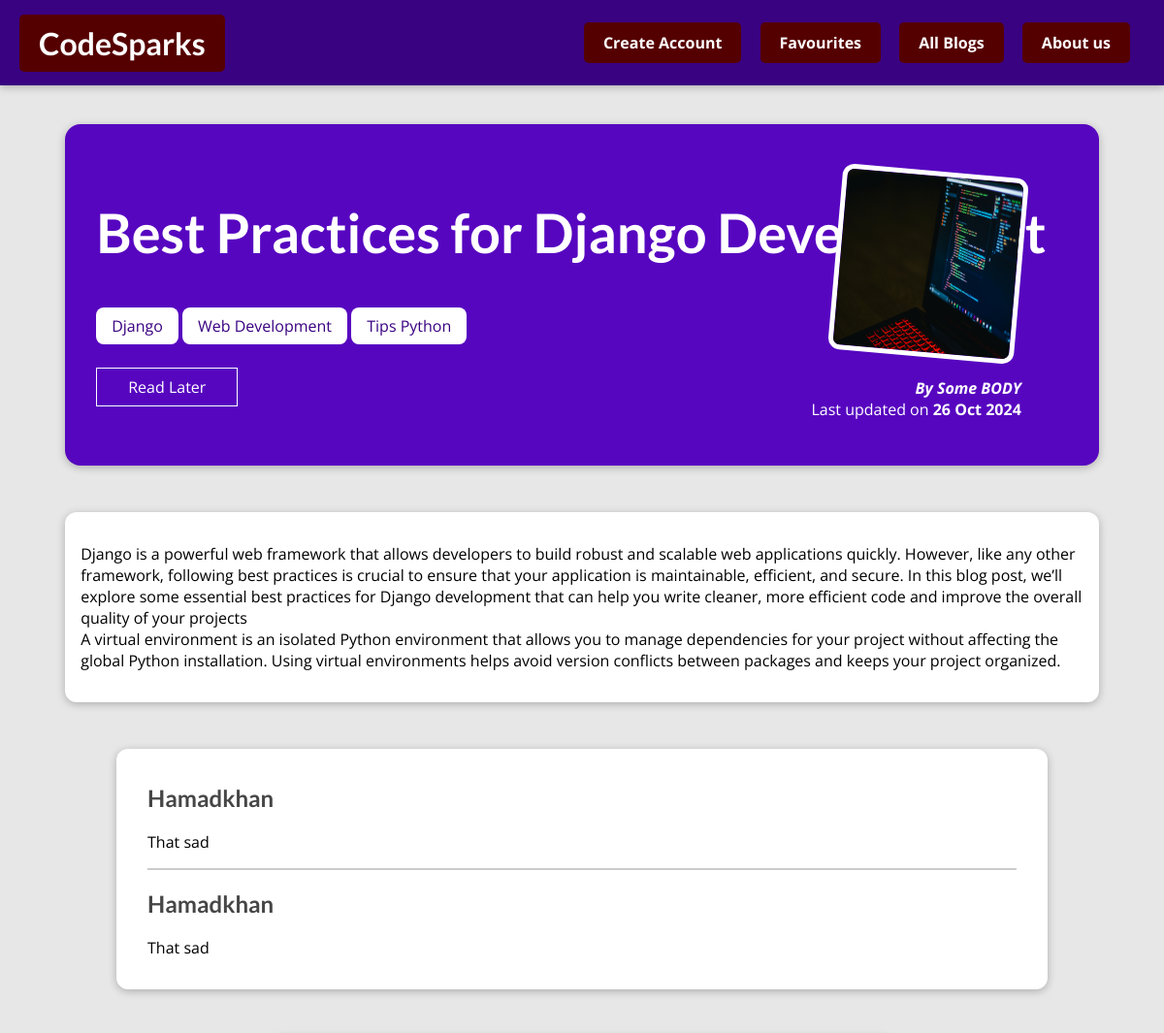
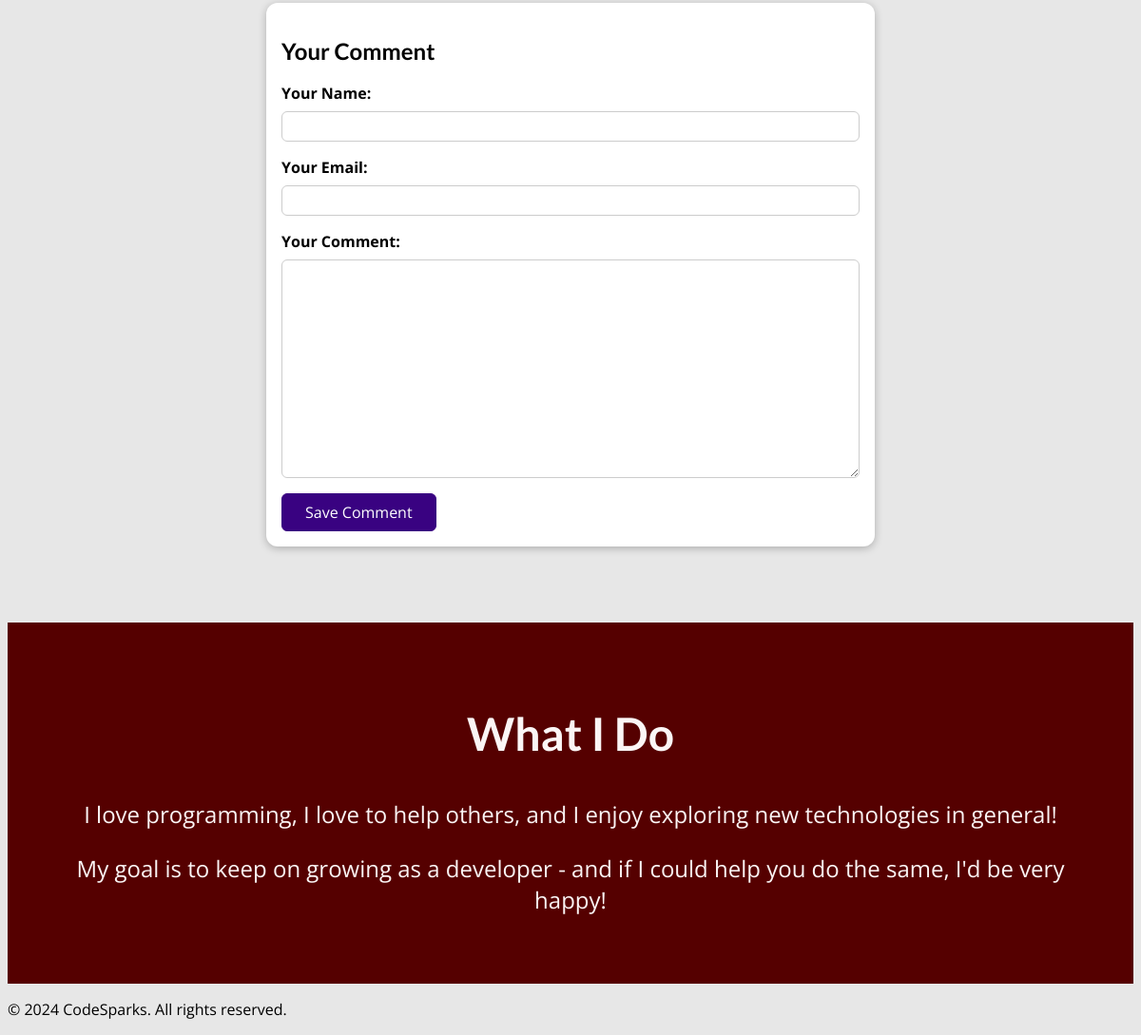
/all-posts/best-practices-for-django-development/, run on the app's committed database (2 pictures, top to bottom).
### blogs/models.py (models this page shows, shortened)
class SparksModel(models.Model):
    title = models.CharField(max_length=200)
    sub_title = models.CharField(max_length=300)
    rating = models.IntegerField(validators=(MinValueValidator(1),MaxValueValidator(10)))
    author = models.ForeignKey(Author, on_delete=models.SET_NULL, null=True, related_name="posts")
    date = models.DateField(null=True,auto_now=True)
    image = models.ImageField(upload_to="images/")
    content = models.TextField(max_length=2000)
    tags = models.ManyToManyField(Tags)
    slug = models.SlugField(unique=True, db_index=True)

class Tags(models.Model):
    tags = models.CharField(max_length=200)
    def __str__(self):
        return self.tags

class Author(models.Model):
    first_name = models.CharField(max_length=50)
    last_name = models.CharField(max_length=50)
    email_address = models.EmailField(max_length=50)
    author_bio = models.TextField(max_length=300)
    def full_name(self):
        return f"{self.first_name} {self.last_name}"
    def __str__(self):
        return f"{self.full_name()}"

class Comment(models.Model):
    username = models.CharField(max_length=50)
    email = models.EmailField()
    text = models.TextField(max_length=300)
    post = models.ForeignKey(SparksModel,on_delete=models.CASCADE, related_name="comments")

### blogs/views.py (the view, shortened to what this page needs)
# urls.py: path('all-posts/<slug:slug>/', views.PostDetails.as_view(), name='post-details'),
class PostDetails(View):
    def is_stored_post(self, request, post_id):
        stored_posts = request.session.get("stored_posts")
        if stored_posts is not None:
          is_saved_for_later = post_id in stored_posts
        else:
          is_saved_for_later = False
        return is_saved_for_later
    def get(self, request, slug):
        post = SparksModel.objects.get(slug=slug)
        context = {
            "post": post,
            "tags": post.tags.all(),
            "comment_form": CommentForm(),
            "comments": post.comments.all().order_by("-id"),
            "saved_for_later": self.is_stored_post(request, post.id)
        }
        return render(request, "blogs/post-details.html", context)

### blogs/form.py
class CommentForm(forms.ModelForm):
    class Meta:
        model = Comment
        exclude =["post"]
        labels = {
        'username' : 'Your Name',
        'email' : 'Your Email',
        'text' : 'Your Comment'
        }

### blogs/templates/blogs/post-details.html (shortened to what this page needs)
{% extends "base.html" %}
{% load static %}
{% block css_files %}
  <link rel="stylesheet" href="{% static "styles.css" %}" />
  <link rel="stylesheet" href="{% static "blogs/post-details.css" %}" />
{% endblock %}
{% block content %}
<section id="summary">
  <h2>{{ post.title }}</h2>
  <div>
    {% for tag in tags %}
      <span class="tag">{{ tag }}</span>
    {% endfor %}
  </div>
  <div id="read-later">
    <form action="{% url 'read-later' %}" method="POST">
        <button>
        {% if saved_for_later %}
          Remove from "Read Later" List
        {% else %}
          Read Later
        {% endif %}
      </button>
    </form>
  </div>
  <article>
    <img src="{{ post.image.url }}" alt="{{ post.title }}">
    <address>By <a href="mailto:{{ post.author.email_address }}">{{ post.author }}</a></address>
    <div>Last updated on <time>{{ post.date|date:"d M Y" }}</time></div>
  </article>
</section>
<main>
  <p>{{ post.content |linebreaks}}</p>
</main>
<section id="comments">
  <ul>
    {% for comment in comments %}
      <li>
        <h2>{{ comment.username }}</h2>
        <p>{{ comment.text|linebreaks }}</p>
      </li>
    {% endfor %}
  </ul>
</section>
  <section id="comment-form">
    <h2>Your Comment</h2>
  <form action="{% url "post-details" post.slug %}" method="POST">
    {% for form_field in comment_form  %}
      <div class="form-control" {%if form_field%}invalid{%endif%}>
        {{ form_field.label_tag }}
        {{ form_field }}
      </div>
    {% endfor %}
    <button type="submit">Save Comment</button>
  </form>
</section>
{% endblock %}

### templates/base.html (shortened to what this page needs)
<!DOCTYPE html>
<html>
    <head>
        <link rel="stylesheet" href="">
    </head>
    {% block css_files %}{% endblock %}
</head>
  <header id="main-navigation">
    <h1><a href="{% url 'main' %}">CodeSparks</a></h1>
    <nav>
      <a href="{% url 'create-profile' %}">Create Account</a>
      <a href="{% url 'read-later' %}">Favourites</a>
      <a href="{% url 'all-posts' %}">All Blogs</a>
      <a href="{% url 'about-us'%}">About us</a>
    </nav>
</header>
    <body>
        {% block content %}
        {% endblock %}
    </body>
    <section id="about">
        <h2>What I Do</h2>
        <p>I love programming, I love to help others, and I enjoy exploring new technologies in general!</p>
        <p>My goal is to keep on growing as a developer - and if I could help you do the same, I'd be very happy!</p>
      </section>
    <footer>
        <p>&copy; 2024 CodeSparks. All rights reserved.</p>
    </footer>
</html>

### static/styles.css (style rules this page uses)
* { box-sizing: border-box; }
html { font-family: 'Open Sans', 'Lato', sans-serif; }
body { margin: 1; }
h1, h2, h3 { font-family: 'Lato', sans-serif; font-weight: bold; }
#main-navigation { height: 5.5rem; display: flex; justify-content: space-between; align-items: center; padding: 0 10%; top: 0; left: 0; position: fixed; width: 100%; z-index: 1000; padding: 10px 20px; background-color: #390281; box-shadow: 0 2px 8px rgba(0, 0, 0, 0.25); transition: background-color 0.3s; }
#main-navigation a { text-decoration: none; color: white; font-weight: bold; padding: 10px 20px; margin-right: 15px; background-color: #550000; border-radius: 5px; transition: background-color 0.3s ease, color 0.3s ease; display: inline-block; }
body { background-color: #b4b4b4; margin-top: 42px; }
#about { text-align: center; padding: 3rem; background-color: #550000; margin-top: 5rem; }
#about h2 { font-size: 3rem; color: #fbf5f5; }
#about p { font-size: 1.5rem; color: #fbf5f5; }

### blogs/static/blogs/post-details.css (style rules this page uses)
body { background-color: #e7e7e7; }
#main-navigation { background-color: #390281; box-shadow: 0 2px 8px rgba(0, 0, 0, 0.25); }
#summary { margin: 8rem auto 3rem auto; padding: 2rem; width: 90%; max-width: 90rem; border-radius: 16px; background-color: #5706c0; position: relative; box-shadow: 0 2px 8px rgba(0, 0, 0, 0.25); height: 22rem; }
#summary h2 { color: white; font-size: 3.5rem; margin-bottom: 3.25rem; overflow: hidden ; text-overflow: ellipsis; white-space: nowrap; width: 100%; display: block; }
#summary article { position: absolute; top: 2rem; right: 3rem; padding: 1rem 2rem; border-radius: 12px; text-align: right; color: white; }
#summary article img { width: 12rem; height: 12rem; border-radius: 12px; transform: rotateZ(5deg); border: 5px solid white; margin-bottom: 1rem; }
#summary address { font-weight: bold; }
#summary a { color: white; text-decoration: none; }
#summary time { font-weight: bold; }
#read-later { margin: 2rem 0; }
#read-later button { background-color: transparent; border: 1px solid white; padding: 0.5rem 2rem; font: inherit; color: white; cursor: pointer; }
main { width: 90%; max-width: 90rem; margin: 3rem auto; background-color: white; padding: 1rem; border-radius: 12px; box-shadow: 0 2px 8px rgba(0, 0, 0, 0.25); }
.tag { background-color: white; color: #390281; padding: 0.5rem 1rem; border-radius: 8px; }
#comment-form { margin: 3rem auto; width: 90%; max-width: 40rem; border-radius: 12px; background-color: white; box-shadow: 0 2px 8px rgba(0, 0, 0, 0.25); padding: 1rem; }
#comment-form button { font: inherit; background-color: #390281; color: white; border: 1px solid #390281; padding: 0.5rem 1.5rem; border-radius: 6px; cursor: pointer; }
.form-control { margin-bottom: 1rem; }
.form-control label { font-weight: bold; margin-bottom: 0.5rem; display: block; }
.form-control input, .form-control textarea { display: block; width: 100%; font: inherit; padding: 0.25rem; border-radius: 6px; border: 1px solid #ccc; }
#comments { margin: 3rem auto; width: 90%; max-width: 60rem; border-radius: 12px; background-color: white; box-shadow: 0 2px 8px rgba(0, 0, 0, 0.25); padding: 1rem 2rem; }
#comments ul { list-style: none; margin: 0; padding: 0; }
#comments li { margin-bottom: 1rem; border-bottom: 2px solid #ccc; }
#comments li:last-of-type { border-bottom: none; }
#comments h2 { color: #464646; }

### data on the page
SparksModel: title "Best Practices for Django Development", image (picture), author "Some BODY", date "26 Oct 2024", content "Django is a powerful web framework that allows developers to build robust and scalable web applications quickly. However, like any other framework, following best practices is crucial to ensure that your application is maintainable, efficient, and secure. In this blog post, we’ll explore some essential best practices for Django development that can help you write cleaner, more efficient code and improve the overall quality of your projects A virtual environment is an isolated Python environment that allows you to manage dependencies for your project without affecting the global Python installation. Using virtual environments helps avoid version conflicts between packages and keeps your…"
Tags: tags "Django"
Tags: tags "Web Development"
Tags: tags "Tips Python"
Comment: username "Hamadkhan", text "That sad"
Comment: username "Hamadkhan", text "That sad"
